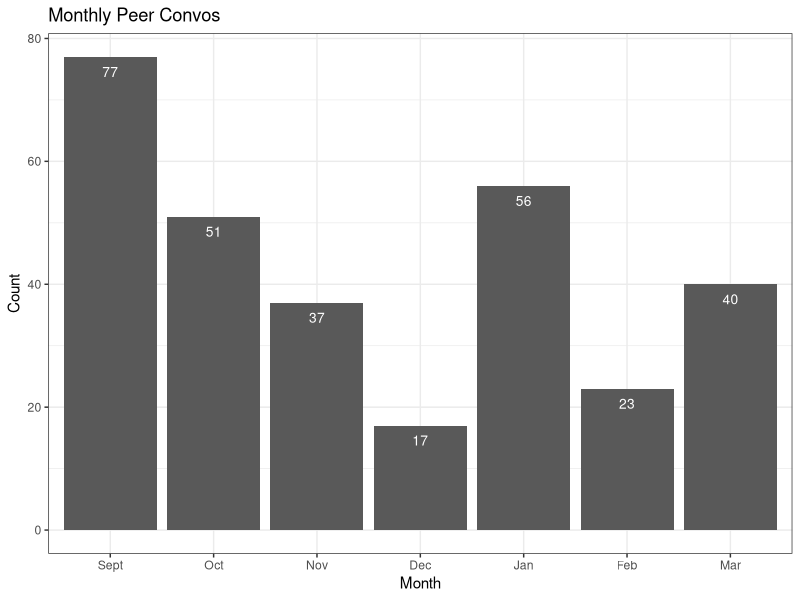
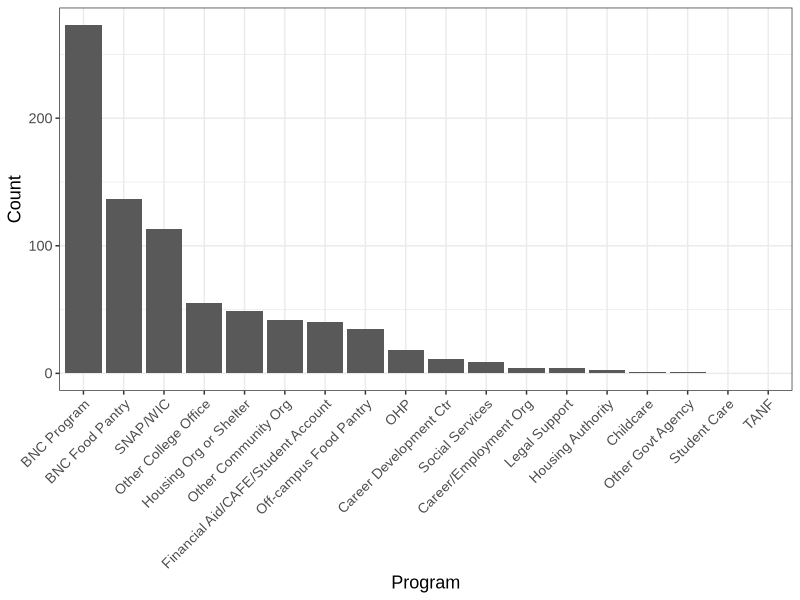
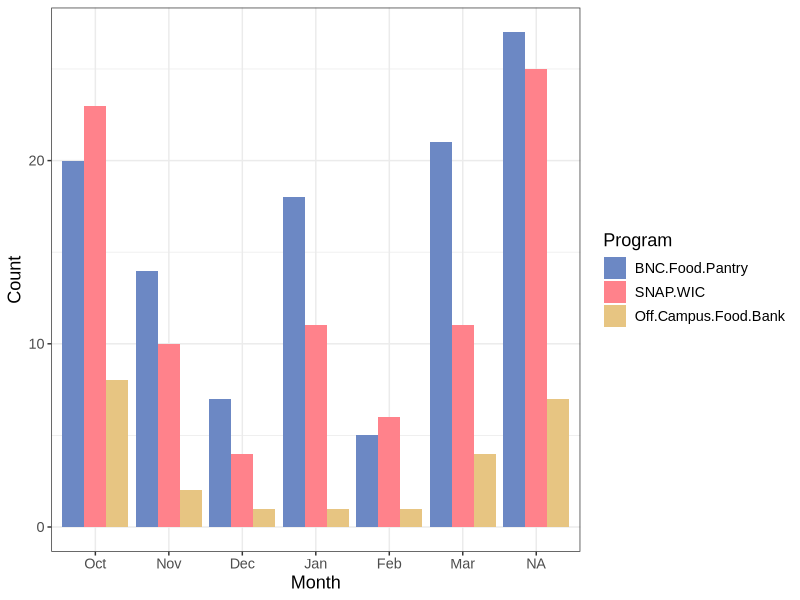
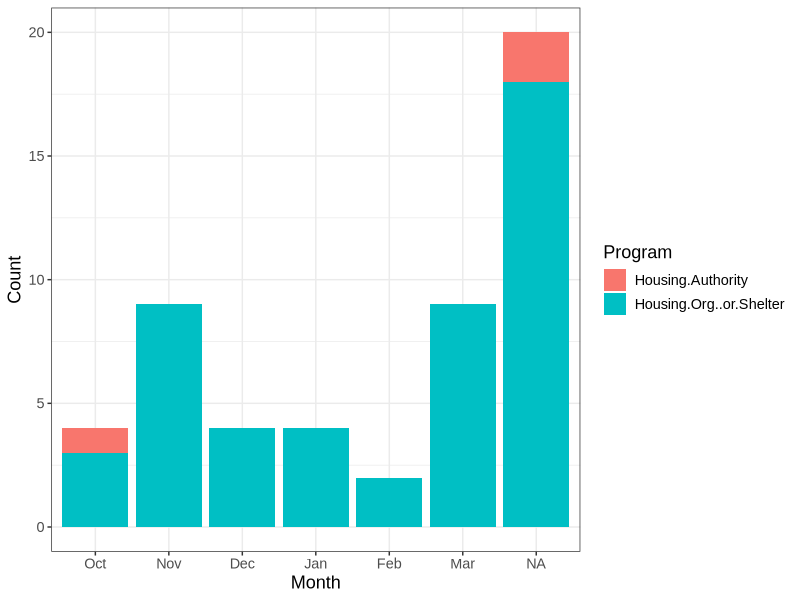
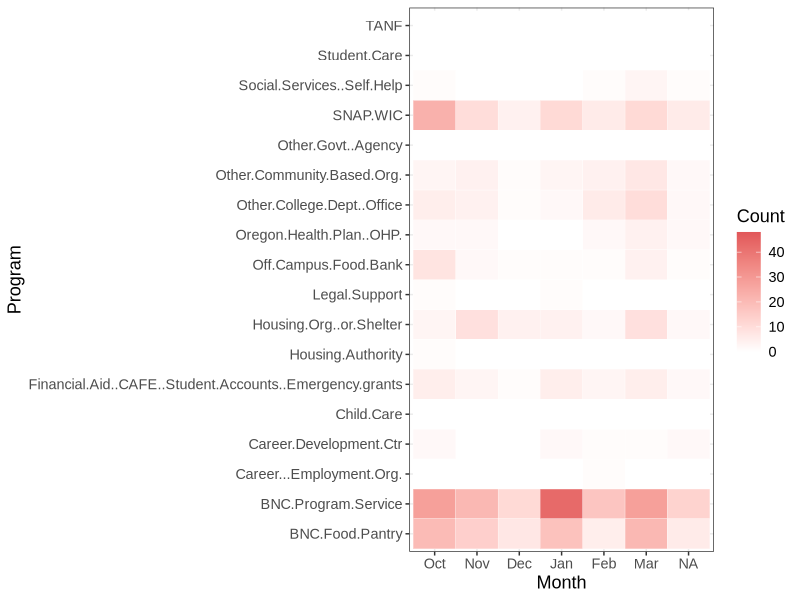
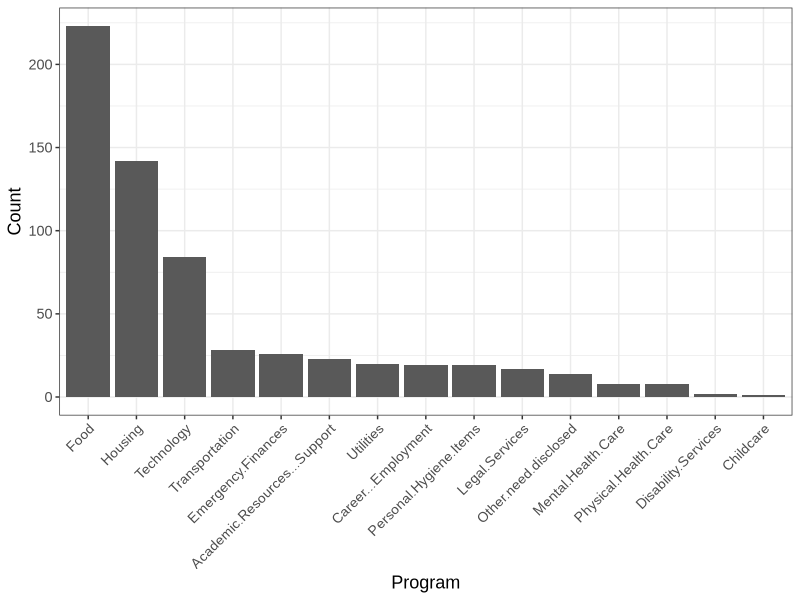
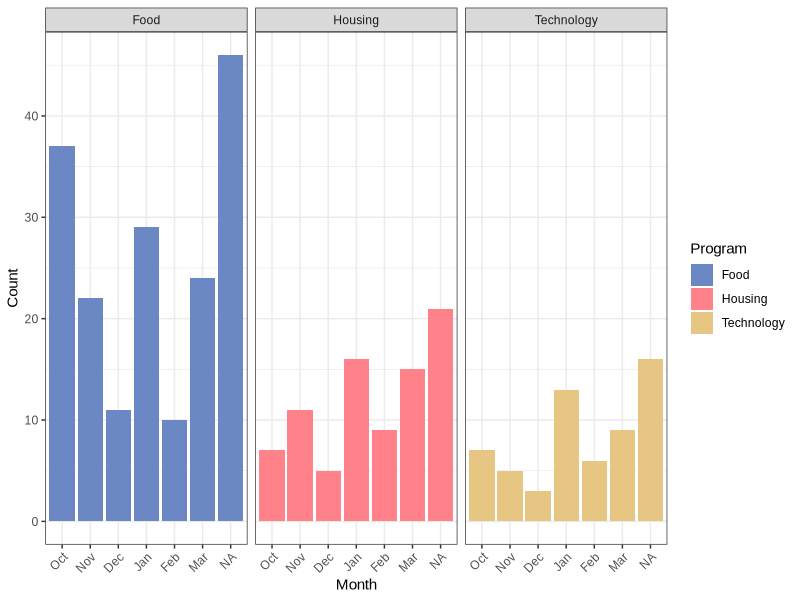
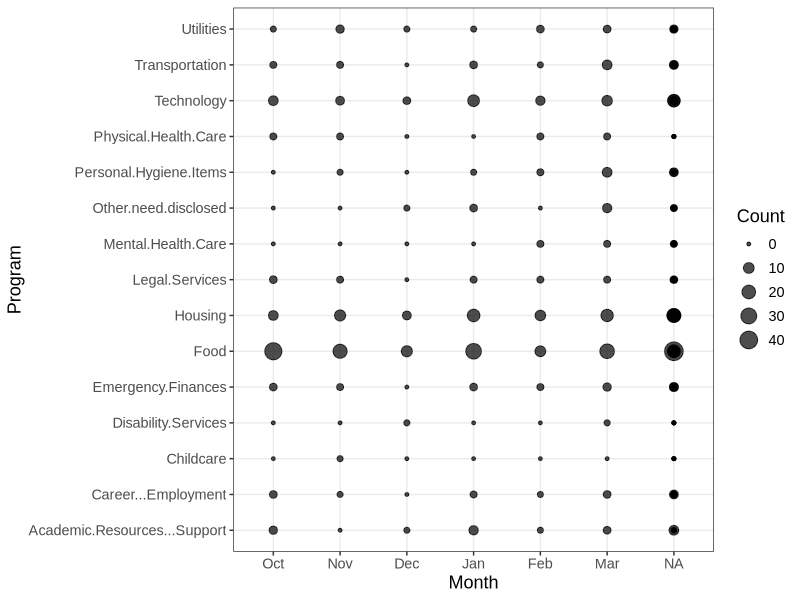

Source code (R) for these figures, in order:
## ---- chunk 1
#| echo: false
suppressPackageStartupMessages(library(tidyverse))
## ---- chunk 2
#| echo: false
pal <- c("#6C88C4","#FF828B","#E7C582")
## ---- chunk 3
#| echo: false
referrals <- read.csv('Referrals.csv')

month_order <- c("Sept", "Oct", "Nov", "Dec", "Jan", "Feb","Mar")

referrals <- referrals |>
  pivot_longer(cols = -1,
                names_to = 'Program',
                values_to = 'Count') |>
    rename(Month = Referral) |>
  mutate(Month = factor(Month, levels = month_order))
## ---- chunk 4
#| echo: false

convo_counts = c(77, 51, 37, 17, 56, 23, 40)

convo_totals <- data.frame(Month = factor(month_order, levels = month_order), Count = convo_counts)

ggplot(convo_totals, aes(x = Month, y = Count)) +
  geom_col() +
  theme(text=element_text(size=13, family="Arial")) +
  geom_text(aes(label = Count), vjust = 2, color = "white", size = 3.5) +
  theme_bw() +
  labs(
    title = 'Monthly Peer Convos'
  )
## ---- chunk 5
#| echo: false
referral_summary <- referrals |>
  group_by(Program) |>
  summarize(Count = sum(Count)) |>
  arrange(desc(Count)) |>
  mutate(Program = factor(Program, levels = Program))

programs = c('BNC Program', 'BNC Food Pantry', 'SNAP/WIC', 'Other College Office', 'Housing Org or Shelter', 'Other Community Org', 'Financial Aid/CAFE/Student Account', 'Off-campus Food Pantry', 'OHP', 'Career Development Ctr', 'Social Services', 'Career/Employment Org', 'Legal Support', 'Housing Authority', 'Childcare', 'Other Govt Agency', 'Student Care', 'TANF')

ggplot(referral_summary, aes(x = Program, y = Count)) +
  geom_col() +
  scale_x_discrete(labels = programs) +
  theme_bw() +
  theme(axis.text.x = element_text(angle = 45, hjust = 1),
        text=element_text(size=13, family="Arial"))
## ---- chunk 6
#| echo: false

# Isolate the food programs
food_programs <- referrals |>
  filter(Program == c('SNAP.WIC', 'BNC.Food.Pantry', 'Off.Campus.Food.Bank')) |>
  mutate(Program = factor(Program, levels = c('BNC.Food.Pantry', 'SNAP.WIC', 'Off.Campus.Food.Bank')))
  
# Create barplot of food programs
ggplot(data = food_programs, aes(x = Month, y = Count, fill = Program)) +
  geom_col(position = 'dodge') +
  scale_fill_manual(values = pal) +
  theme_bw() +
  theme(text=element_text(size=13, family="Arial"))
## ---- chunk 7
#| echo: false
# Isolate housing programs

housing_programs <- referrals |>
  filter(Program == 'Housing.Org..or.Shelter' | Program == 'Housing.Authority')

ggplot(data = housing_programs, aes(x = Month, y = Count, fill = Program)) +
  geom_col() +
  theme_bw() +
  theme(text=element_text(size=13, family="Arial"))
## ---- chunk 8
#| echo: false

heatmap_programs <- c('BNC Food Pantry', 'BNC Program/Service', 'Career/Employment Org', 'Career Development Ctr', 'Childcare', 'Financial Aid')

ggplot(referrals, aes(Month, Program)) +
  geom_tile(aes(fill = Count), color = "white") +
  scale_fill_gradient(low = "white", high = "#E15759") +
  theme_bw() +
  scale_y_discrete() +
  theme(text=element_text(size=13, family="Arial"))
## ---- chunk 9
#| echo: false
topics <- read.csv('Topics.csv')

topics <- topics |>
  pivot_longer(cols = -1,
                names_to = 'Program',
                values_to = 'Count') |>
    rename(Month = Topic) |>
    mutate(Month = factor(Month, levels = month_order))

## ---- chunk 10
#| echo: false
topics_summary <- topics |>
  group_by(Program) |>
  summarize(Count = sum(Count)) |>
  arrange(desc(Count)) |>
  mutate(Program = factor(Program, levels = Program))

ggplot(topics_summary, aes(x = Program, y = Count)) +
  geom_col() +
  theme_bw() +
  theme(axis.text.x = element_text(angle = 45, hjust = 1),
        text=element_text(size=13, family="Arial"))
## ---- chunk 11
#| echo: false
top3 <- topics |>
  filter(Program == 'Food' | Program == 'Housing' | Program == 'Technology')

ggplot(top3, aes(x = Month, y = Count, fill = Program)) +
  geom_bar(stat = "identity", position = "dodge") +
  facet_wrap(~Program) +
  scale_fill_manual(values = pal) +
  theme_bw() +
  theme(axis.text.x = element_text(angle = 45, hjust = 1),
    text=element_text(size=11, family="Arial"))
## ---- chunk 12
#| echo: false
ggplot(topics, aes(x = Month, y = Program, size = Count)) +
  geom_point(alpha = 0.7) +
  theme_bw() +
  theme(text=element_text(size=13, family="Arial"))
